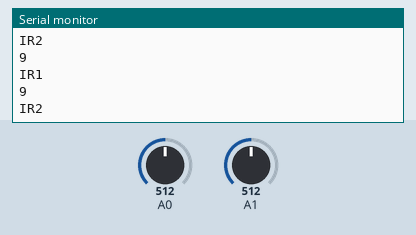
A sketch run on a simulated Arduino Uno, built with avr-gcc and run on an emulated ATmega328P. Shown: the last lines printed to the serial monitor. The test bench sets the inputs (shaded band); at power-on: A0 = 512, A1 = 512.

Above: at 1.8 s.
1.9 s: A0 set to 716
3.4 s: A1 set to 306
At 4.7 s:
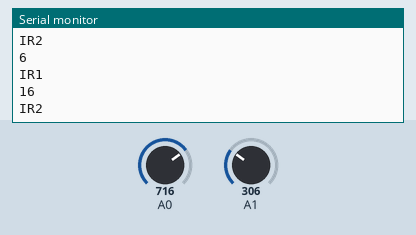
4.9 s: A0 set to 900
6.4 s: A1 set to 122
At 7.8 s:
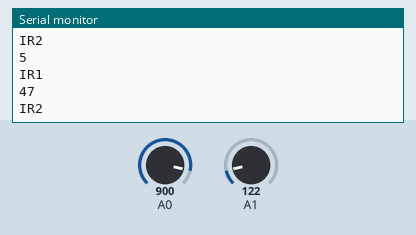
Timing chart, 0 to 8.9 s (numbered marks = the images above; inputs shaded):
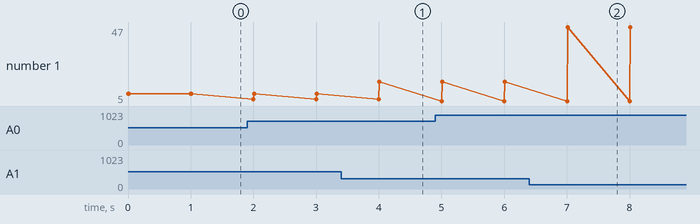

The sketch:

SHARP.ino
```cpp
//int sensorpin = 0;                 // analog pin used to connect the sharp sensor
int val1 = 0;                 // variable to store the values from sensor(initially zero)
int val2 = 1;

void setup()
{
  Serial.begin(9600);               // starts the serial monitor
}

void loop()
{
  val1 = analogRead(0);       // reads the value of the sharp sensor
  val2 = analogRead(1);
  Serial.println(4800/(val1-20));            // prints the value of the sensor to the serial monitor
  Serial.println("IR1");
  Serial.println(4800/(val2-20));
  Serial.println("IR2");
  delay(1000);                    // wait for this much time before printing next value
}
```

Measured:
- after the input at 3.4 s, the serial monitor: prints a new line after 0.61 s (image 1)
- after the input at 6.4 s, the serial monitor: prints a new line after 0.61 s (image 2)
- plotted number 1: 9 → 16 after the input at 3.4 s, 16 → 47 after the input at 6.4 s
